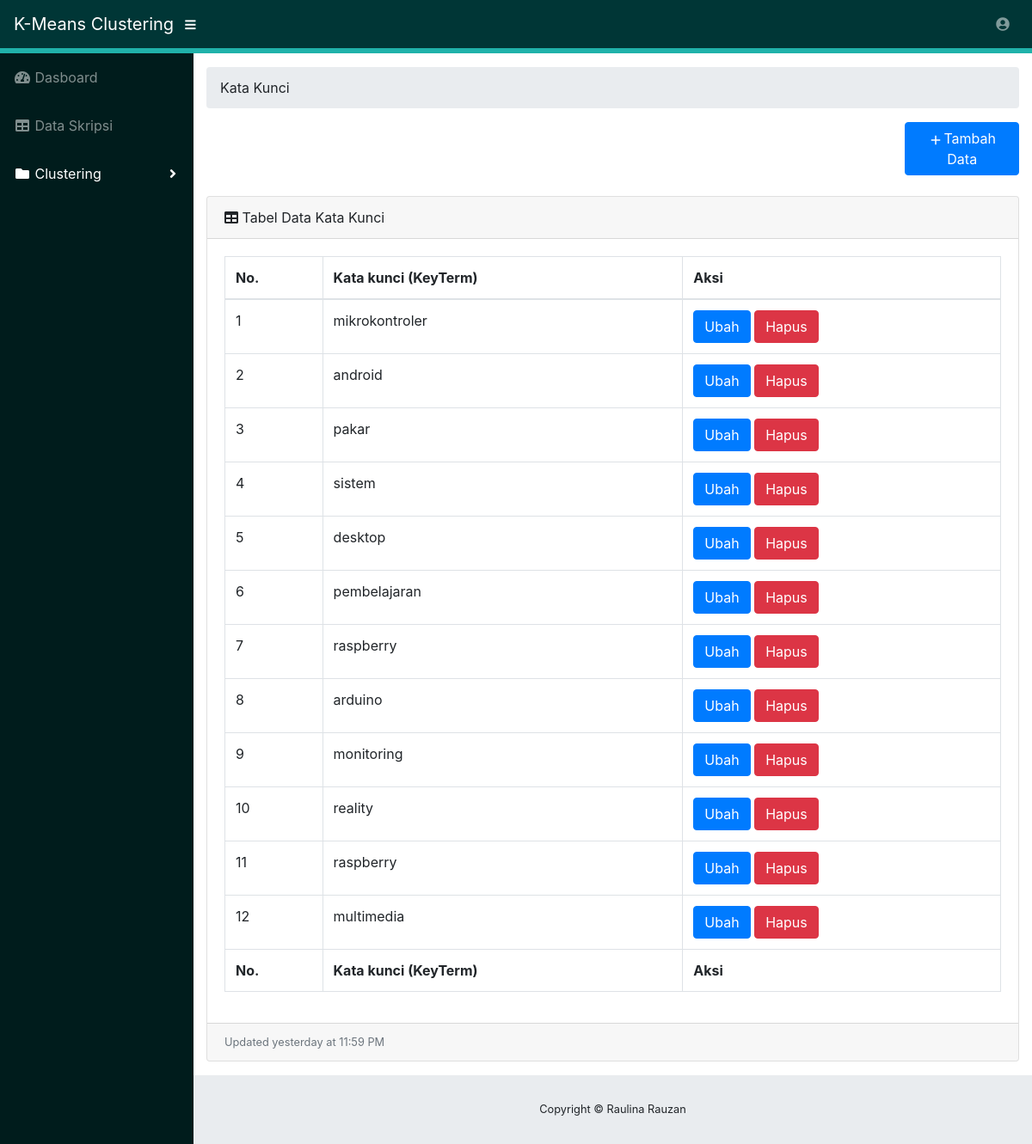
Screenshot of /kata_kunci.php (signed in) with the database file from the repository.
### tables this page shows
CREATE TABLE `kata_kunci` (
  `id` int(50) NOT NULL,
  `kata` text NOT NULL
);

### operasikata/koneksi_kata.php (called while the page is built, shortened)
<?php
$conn = mysqli_connect("localhost","root","","skripsi");
function query ($query){
	global $conn;
	$result = mysqli_query($conn, $query);
	$rows = [];
	while ( $row = mysqli_fetch_assoc($result) ){
		$rows[] = $row;
	}
	return $rows;
}
  ?>

### kata_kunci.php (the view, shortened to what this page needs)
<?php
require 'operasikata/koneksi_kata.php';
$katakunci = query("SELECT * FROM kata_kunci");
?>
<!DOCTYPE html>
<html lang="en">
<head>
  <link href="vendor/fontawesome-free/css/all.min.css" rel="stylesheet" type="text/css">
  <link href="vendor/datatables/dataTables.bootstrap4.css" rel="stylesheet">
  <link href="css/sb-admin.css" rel="stylesheet">
</head>
<body id="page-top">
  <nav class="navbar navbar-expand navbar-dark  static-top" style="background-color:#003636">
    <a class="navbar-brand mr-1" href="dasboard.php">K-Means Clustering</a>
    <button class="btn btn-link btn-sm text-white order-1 order-sm-0" id="sidebarToggle" href="#">
      <i class="fas fa-bars"></i>
    </button>
    <ul class="navbar-nav ml-auto ml-md-0">
      <li class="nav-item dropdown no-arrow">
        <a class="nav-link dropdown-toggle" href="#" id="userDropdown" role="button" data-toggle="dropdown" aria-haspopup="true" aria-expanded="false">
          <i class="fas fa-user-circle fa-fw"></i>
        </a>
      </li>
    </ul>
  </nav>
  <div class="garis" style="width: 100%;height: 6px; background-color:#20B2AA"></div>
  <div id="wrapper">
    <ul class="sidebar navbar-nav" style="background-color: #001C1C">
        <li class="nav-item ">
          <a class="nav-link" href="dasboard.php">
            <i class="fas fa-fw fa-tachometer-alt"></i>
            <span>Dasboard</span>
          </a>
        </li>
        <li class="nav-item">
          <a class="nav-link" href="index.php">
            <i class="fas fa-fw fa-table"></i>
            <span>Data Skripsi</span>
          </a>
        </li>
          <li class="nav-item  active dropdown">
        <a class="nav-link dropdown-toggle" href="#" id="pagesDropdown" role="button" data-toggle="dropdown" aria-haspopup="true" aria-expanded="false">
          <i class="fas fa-fw fa-folder"></i>
          <span>Clustering</span>
        </a>
      </li>
    </ul>
    <div id="content-wrapper">
      <div class="container-fluid">
        <ol class="breadcrumb">
          <li class="breadcrumb-item">
          Kata Kunci
          </li>
        </ol>
        <div class="row">
           <div class="col-md-2 offset-md-10">
                <button type="button" class="btn btn-primary" style=""> <img src="icon/add.png"><a href="operasikata/tambah_data.php" style="text-decoration: none; position: relative; color: white;">Tambah Data</a>
                </button>
            </div>
        </div>
        <br>
        <div class="card mb-3">
          <div class="card-header">
            <i class="fas fa-table"></i>
            Tabel Data Kata Kunci</div>
          <div class="card-body">
            <div class="table-responsive">
              <table class="table table-bordered" id="dataTable" width="100%" cellspacing="">
                <thead>
                  <tr>
                    <th>No.</th>
                    <th>Kata kunci (KeyTerm)</th>
                    <th>Aksi</th>
                  </tr>
                </thead>
                <tfoot>
                   <tr>
                  <th>No.</th>
                    <th>Kata kunci (KeyTerm)</th>
                     <th>Aksi</th>
                  </tr>
                </tfoot>
                <tbody>
                  <?php $i = 1; ?>
                  <?php foreach ($katakunci as $kakun ): ?>
                      <tr>
                        <td> <?php echo $i;  ?></td>
                        <td> <?php echo $kakun["kata"];  ?></td>
                        <td align="text-center">
                         <button type="button" class="btn btn-primary" style="">
                                  <a href="operasikata/edit_kata.php?id=<?= $kakun["id"]; ?>"
                                    style="text-decoration: none; position: relative; color: white;">
                                   Ubah
                                  </a>
                              </button>
                              <button type="button" class="btn btn-danger"
                                      >
                                   <a href="operasikata/hapus_kata.php?id=<?= $kakun["id"]; ?>" onclick = "return confirm('Klik Ok untuk lanjut menghapus?');" style="text-decoration: none; position: relative;color: white;"> Hapus</a>
                              </button>
                         </td>
                      </tr>
                  <?php $i++; ?>
                <?php endforeach;  ?>
                </tbody>
              </table>
            </div>
          </div>
          <div class="card-footer small text-muted">Updated yesterday at 11:59 PM</div>
        </div>
      </div>
      <footer class="sticky-footer">
        <div class="container my-auto">
          <div class="copyright text-center my-auto">
            <span>Copyright © Raulina Rauzan</span>
          </div>
        </div>
      </footer>
    </div>
  </div>
</body>
</html>

### rows the page displays
kata_kunci: kata "mikrokontroler"
kata_kunci: kata "android"
kata_kunci: kata "pakar"
kata_kunci: kata "sistem"
kata_kunci: kata "desktop"
kata_kunci: kata "pembelajaran"
kata_kunci: kata "raspberry"
kata_kunci: kata "arduino"
kata_kunci: kata "monitoring"
kata_kunci: kata "reality"
kata_kunci: kata "raspberry"
kata_kunci: kata "multimedia"
